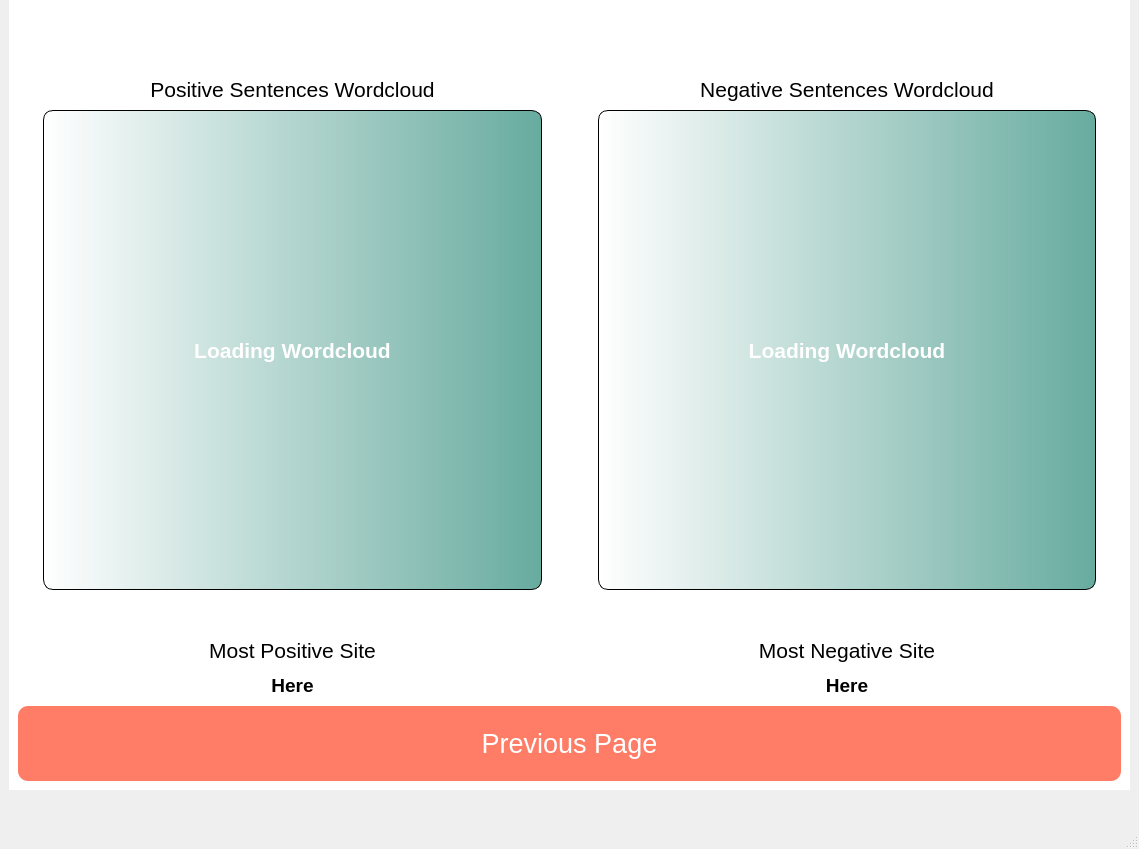
<?xml version="1.0" encoding="UTF-8"?>
<ui version="4.0">
 <class>MetricsDashboard</class>
 <widget class="QMainWindow" name="MetricsDashboard">
  <property name="geometry">
   <rect>
    <x>0</x>
    <y>0</y>
    <width>1139</width>
    <height>849</height>
   </rect>
  </property>
  <property name="sizePolicy">
   <sizepolicy hsizetype="Preferred" vsizetype="Maximum">
    <horstretch>0</horstretch>
    <verstretch>0</verstretch>
   </sizepolicy>
  </property>
  <property name="windowTitle">
   <string>Metrics Dashboard</string>
  </property>
  <property name="windowIcon">
   <iconset resource="../resources/resource.qrc">
    <normaloff>:/newPrefix/icon.png</normaloff>:/newPrefix/icon.png</iconset>
  </property>
  <widget class="QWidget" name="centralwidget">
   <widget class="QStackedWidget" name="stackedWidget">
    <property name="geometry">
     <rect>
      <x>9</x>
      <y>-1</y>
      <width>1121</width>
      <height>791</height>
     </rect>
    </property>
    <property name="sizePolicy">
     <sizepolicy hsizetype="Preferred" vsizetype="Preferred">
      <horstretch>0</horstretch>
      <verstretch>0</verstretch>
     </sizepolicy>
    </property>
    <property name="styleSheet">
     <string notr="true">background-color: rgb(255, 255, 255);</string>
    </property>
    <property name="currentIndex">
     <number>2</number>
    </property>
    <widget class="QWidget" name="chartPage">
     <widget class="QPushButton" name="nextPageButton">
      <property name="geometry">
       <rect>
        <x>10</x>
        <y>690</y>
        <width>1101</width>
        <height>75</height>
       </rect>
      </property>
      <property name="sizePolicy">
       <sizepolicy hsizetype="Preferred" vsizetype="Preferred">
        <horstretch>0</horstretch>
        <verstretch>0</verstretch>
       </sizepolicy>
      </property>
      <property name="minimumSize">
       <size>
        <width>200</width>
        <height>75</height>
       </size>
      </property>
      <property name="font">
       <font>
        <pointsize>20</pointsize>
       </font>
      </property>
      <property name="cursor">
       <cursorShape>PointingHandCursor</cursorShape>
      </property>
      <property name="statusTip">
       <string>Go to the next page</string>
      </property>
      <property name="styleSheet">
       <string notr="true">background-color: rgb(103, 171, 159);
color: rgb(255, 255, 255);
border-radius: 10px;</string>
      </property>
      <property name="text">
       <string>Next Page</string>
      </property>
     </widget>
     <widget class="QWidget" name="">
      <property name="geometry">
       <rect>
        <x>10</x>
        <y>0</y>
        <width>561</width>
        <height>661</height>
       </rect>
      </property>
      <layout class="QVBoxLayout" name="verticalLayout_2">
       <item>
        <widget class="QChartView" name="splitChart">
         <property name="statusTip">
          <string>Split Chart showing the different emotions seen per site.</string>
         </property>
        </widget>
       </item>
       <item>
        <widget class="QChartView" name="lineChart">
         <property name="statusTip">
          <string>Line Chart showing the largest confidence level agreed on by the two classifiers.</string>
         </property>
        </widget>
       </item>
      </layout>
     </widget>
     <widget class="QWidget" name="">
      <property name="geometry">
       <rect>
        <x>600</x>
        <y>30</y>
        <width>511</width>
        <height>601</height>
       </rect>
      </property>
      <layout class="QVBoxLayout" name="verticalLayout_7">
       <item>
        <layout class="QHBoxLayout" name="paramsLayout">
         <item>
          <layout class="QVBoxLayout" name="bLayout">
           <item>
            <layout class="QVBoxLayout" name="verticalLayout_3">
             <item>
              <widget class="QLabel" name="browserUsed">
               <property name="font">
                <font>
                 <pointsize>16</pointsize>
                 <weight>50</weight>
                 <bold>false</bold>
                </font>
               </property>
               <property name="text">
                <string>Browser Used</string>
               </property>
               <property name="alignment">
                <set>Qt::AlignCenter</set>
               </property>
              </widget>
             </item>
            </layout>
           </item>
           <item>
            <layout class="QVBoxLayout" name="verticalLayout_11">
             <item>
              <widget class="QLabel" name="browserUsedEdit">
               <property name="font">
                <font>
                 <pointsize>14</pointsize>
                 <weight>75</weight>
                 <bold>true</bold>
                </font>
               </property>
               <property name="statusTip">
                <string>Chosen browser in the dropdown menu.</string>
               </property>
               <property name="text">
                <string>Opera</string>
               </property>
               <property name="alignment">
                <set>Qt::AlignCenter</set>
               </property>
              </widget>
             </item>
            </layout>
           </item>
          </layout>
         </item>
         <item>
          <layout class="QVBoxLayout" name="dLayout" stretch="0,0">
           <item>
            <layout class="QVBoxLayout" name="verticalLayout_20">
             <item>
              <widget class="QLabel" name="dateUsed">
               <property name="font">
                <font>
                 <pointsize>16</pointsize>
                 <weight>50</weight>
                 <bold>false</bold>
                </font>
               </property>
               <property name="text">
                <string>Date Filter Used</string>
               </property>
               <property name="alignment">
                <set>Qt::AlignCenter</set>
               </property>
              </widget>
             </item>
            </layout>
           </item>
           <item>
            <layout class="QVBoxLayout" name="verticalLayout_4">
             <item>
              <widget class="QLabel" name="dateUsedEdit">
               <property name="font">
                <font>
                 <pointsize>14</pointsize>
                 <weight>75</weight>
                 <bold>true</bold>
                </font>
               </property>
               <property name="statusTip">
                <string>Chosen filter in the dropdown menu.</string>
               </property>
               <property name="text">
                <string>All</string>
               </property>
               <property name="alignment">
                <set>Qt::AlignCenter</set>
               </property>
              </widget>
             </item>
            </layout>
           </item>
          </layout>
         </item>
        </layout>
       </item>
       <item>
        <layout class="QVBoxLayout" name="verticalLayout_6">
         <item>
          <widget class="QLabel" name="label">
           <property name="font">
            <font>
             <pointsize>16</pointsize>
             <weight>50</weight>
             <bold>false</bold>
            </font>
           </property>
           <property name="text">
            <string>Most Positive Sentence Examples</string>
           </property>
           <property name="alignment">
            <set>Qt::AlignCenter</set>
           </property>
          </widget>
         </item>
        </layout>
       </item>
      </layout>
     </widget>
    </widget>
    <widget class="QWidget" name="page">
     <widget class="QWidget" name="">
      <property name="geometry">
       <rect>
        <x>10</x>
        <y>20</y>
        <width>571</width>
        <height>591</height>
       </rect>
      </property>
      <layout class="QVBoxLayout" name="verticalLayout_8">
       <item>
        <widget class="QChartView" name="pieChart">
         <property name="statusTip">
          <string>Pie Chart showing the total amount of each emotion seen while scraping.</string>
         </property>
        </widget>
       </item>
       <item>
        <widget class="QChartView" name="barChart">
         <property name="statusTip">
          <string>Bar Chart showing the most visited sites.</string>
         </property>
        </widget>
       </item>
      </layout>
     </widget>
     <widget class="QWidget" name="">
      <property name="geometry">
       <rect>
        <x>0</x>
        <y>690</y>
        <width>1071</width>
        <height>77</height>
       </rect>
      </property>
      <layout class="QHBoxLayout" name="horizontalLayout">
       <item>
        <widget class="QPushButton" name="previousPageButton_2">
         <property name="sizePolicy">
          <sizepolicy hsizetype="Preferred" vsizetype="Preferred">
           <horstretch>0</horstretch>
           <verstretch>0</verstretch>
          </sizepolicy>
         </property>
         <property name="minimumSize">
          <size>
           <width>200</width>
           <height>75</height>
          </size>
         </property>
         <property name="font">
          <font>
           <pointsize>20</pointsize>
          </font>
         </property>
         <property name="cursor">
          <cursorShape>PointingHandCursor</cursorShape>
         </property>
         <property name="statusTip">
          <string>Go to the previous page</string>
         </property>
         <property name="styleSheet">
          <string notr="true">background-color: rgb(255, 125, 102);
color: rgb(255, 255, 255);
border-radius: 10px;</string>
         </property>
         <property name="text">
          <string>Previous Page</string>
         </property>
        </widget>
       </item>
       <item>
        <widget class="QPushButton" name="nextPageButton_2">
         <property name="sizePolicy">
          <sizepolicy hsizetype="Preferred" vsizetype="Preferred">
           <horstretch>0</horstretch>
           <verstretch>0</verstretch>
          </sizepolicy>
         </property>
         <property name="minimumSize">
          <size>
           <width>200</width>
           <height>75</height>
          </size>
         </property>
         <property name="font">
          <font>
           <pointsize>20</pointsize>
          </font>
         </property>
         <property name="cursor">
          <cursorShape>PointingHandCursor</cursorShape>
         </property>
         <property name="statusTip">
          <string>Go to the next page</string>
         </property>
         <property name="styleSheet">
          <string notr="true">background-color: rgb(103, 171, 159);
color: rgb(255, 255, 255);
border-radius: 10px;</string>
         </property>
         <property name="text">
          <string>Next Page</string>
         </property>
        </widget>
       </item>
      </layout>
     </widget>
    </widget>
    <widget class="QWidget" name="wordCloudPage">
     <layout class="QVBoxLayout" name="verticalLayout_15">
      <item>
       <layout class="QVBoxLayout" name="verticalLayout_13" stretch="4,0,1">
        <item>
         <layout class="QHBoxLayout" name="wordcloudLayouts" stretch="1,1">
          <item>
           <layout class="QVBoxLayout" name="posWordLayout" stretch="1,5">
            <item>
             <layout class="QVBoxLayout" name="verticalLayout_5">
              <item>
               <spacer name="verticalSpacer_2">
                <property name="orientation">
                 <enum>Qt::Vertical</enum>
                </property>
                <property name="sizeHint" stdset="0">
                 <size>
                  <width>20</width>
                  <height>40</height>
                 </size>
                </property>
               </spacer>
              </item>
              <item>
               <widget class="QLabel" name="positiveLabel">
                <property name="minimumSize">
                 <size>
                  <width>0</width>
                  <height>30</height>
                 </size>
                </property>
                <property name="font">
                 <font>
                  <pointsize>16</pointsize>
                 </font>
                </property>
                <property name="text">
                 <string>Positive Sentences Wordcloud</string>
                </property>
                <property name="alignment">
                 <set>Qt::AlignCenter</set>
                </property>
               </widget>
              </item>
             </layout>
            </item>
            <item>
             <layout class="QVBoxLayout" name="verticalLayout_10">
              <property name="leftMargin">
               <number>25</number>
              </property>
              <property name="topMargin">
               <number>0</number>
              </property>
              <property name="rightMargin">
               <number>25</number>
              </property>
              <property name="bottomMargin">
               <number>0</number>
              </property>
              <item>
               <widget class="QLabel" name="positiveWordcloud">
                <property name="sizePolicy">
                 <sizepolicy hsizetype="Expanding" vsizetype="Expanding">
                  <horstretch>0</horstretch>
                  <verstretch>0</verstretch>
                 </sizepolicy>
                </property>
                <property name="baseSize">
                 <size>
                  <width>0</width>
                  <height>0</height>
                 </size>
                </property>
                <property name="font">
                 <font>
                  <pointsize>16</pointsize>
                  <weight>75</weight>
                  <bold>true</bold>
                 </font>
                </property>
                <property name="statusTip">
                 <string>Most positive words found in the scraped sentences.</string>
                </property>
                <property name="layoutDirection">
                 <enum>Qt::LeftToRight</enum>
                </property>
                <property name="styleSheet">
                 <string notr="true">background-color: qlineargradient(spread:pad, x1:0, y1:0, x2:1, y2:0, stop:0 rgba(255, 255, 255, 255), stop:1 rgba(103, 171, 159,255));
color: rgb(255, 255, 255);
border: 1px solid black;
border-radius: 10px;</string>
                </property>
                <property name="frameShape">
                 <enum>QFrame::Panel</enum>
                </property>
                <property name="frameShadow">
                 <enum>QFrame::Raised</enum>
                </property>
                <property name="lineWidth">
                 <number>1</number>
                </property>
                <property name="text">
                 <string>Loading Wordcloud</string>
                </property>
                <property name="scaledContents">
                 <bool>true</bool>
                </property>
                <property name="alignment">
                 <set>Qt::AlignCenter</set>
                </property>
                <property name="margin">
                 <number>0</number>
                </property>
                <property name="indent">
                 <number>4</number>
                </property>
               </widget>
              </item>
             </layout>
            </item>
           </layout>
          </item>
          <item>
           <layout class="QVBoxLayout" name="negWordLayout" stretch="1,5">
            <item>
             <layout class="QVBoxLayout" name="verticalLayout_12">
              <item>
               <spacer name="verticalSpacer_3">
                <property name="orientation">
                 <enum>Qt::Vertical</enum>
                </property>
                <property name="sizeHint" stdset="0">
                 <size>
                  <width>20</width>
                  <height>40</height>
                 </size>
                </property>
               </spacer>
              </item>
              <item>
               <widget class="QLabel" name="negativeLabel">
                <property name="minimumSize">
                 <size>
                  <width>0</width>
                  <height>30</height>
                 </size>
                </property>
                <property name="font">
                 <font>
                  <pointsize>16</pointsize>
                 </font>
                </property>
                <property name="text">
                 <string>Negative Sentences Wordcloud</string>
                </property>
                <property name="alignment">
                 <set>Qt::AlignCenter</set>
                </property>
               </widget>
              </item>
             </layout>
            </item>
            <item>
             <layout class="QVBoxLayout" name="verticalLayout_14">
              <property name="leftMargin">
               <number>25</number>
              </property>
              <property name="topMargin">
               <number>0</number>
              </property>
              <property name="rightMargin">
               <number>25</number>
              </property>
              <property name="bottomMargin">
               <number>0</number>
              </property>
              <item>
               <widget class="QLabel" name="negativeWordcloud">
                <property name="font">
                 <font>
                  <pointsize>16</pointsize>
                  <weight>75</weight>
                  <bold>true</bold>
                 </font>
                </property>
                <property name="statusTip">
                 <string>Most negative words found in the scraped sentences.</string>
                </property>
                <property name="styleSheet">
                 <string notr="true">background-color: qlineargradient(spread:pad, x1:0, y1:0, x2:1, y2:0, stop:0 rgba(255, 255, 255, 255), stop:1 rgba(103, 171, 159,255));
color: rgb(255, 255, 255);
border: 1px solid black;
border-radius: 10px;</string>
                </property>
                <property name="text">
                 <string>Loading Wordcloud</string>
                </property>
                <property name="alignment">
                 <set>Qt::AlignCenter</set>
                </property>
               </widget>
              </item>
             </layout>
            </item>
           </layout>
          </item>
         </layout>
        </item>
        <item>
         <spacer name="verticalSpacer">
          <property name="orientation">
           <enum>Qt::Vertical</enum>
          </property>
          <property name="sizeHint" stdset="0">
           <size>
            <width>20</width>
            <height>40</height>
           </size>
          </property>
         </spacer>
        </item>
        <item>
         <layout class="QVBoxLayout" name="textButtonLayout">
          <item>
           <layout class="QHBoxLayout" name="textLayout">
            <item>
             <layout class="QVBoxLayout" name="pLayout" stretch="0,0">
              <item>
               <layout class="QVBoxLayout" name="verticalLayout_9" stretch="0">
                <item>
                 <widget class="QLabel" name="posSiteLabel">
                  <property name="font">
                   <font>
                    <pointsize>16</pointsize>
                    <weight>50</weight>
                    <bold>false</bold>
                   </font>
                  </property>
                  <property name="text">
                   <string>Most Positive Site</string>
                  </property>
                  <property name="alignment">
                   <set>Qt::AlignCenter</set>
                  </property>
                 </widget>
                </item>
               </layout>
              </item>
              <item>
               <layout class="QVBoxLayout" name="verticalLayout">
                <item>
                 <widget class="QLabel" name="posSiteEdit">
                  <property name="font">
                   <font>
                    <pointsize>14</pointsize>
                    <weight>75</weight>
                    <bold>true</bold>
                   </font>
                  </property>
                  <property name="statusTip">
                   <string>Click here to open the most positive website in your browser.</string>
                  </property>
                  <property name="styleSheet">
                   <string notr="true">color: rgb(0, 0, 0);</string>
                  </property>
                  <property name="text">
                   <string>Here</string>
                  </property>
                  <property name="alignment">
                   <set>Qt::AlignCenter</set>
                  </property>
                  <property name="openExternalLinks">
                   <bool>true</bool>
                  </property>
                 </widget>
                </item>
               </layout>
              </item>
             </layout>
            </item>
            <item>
             <layout class="QVBoxLayout" name="nLayout">
              <item>
               <layout class="QVBoxLayout" name="verticalLayout_17">
                <item>
                 <widget class="QLabel" name="negSiteLabel">
                  <property name="font">
                   <font>
                    <pointsize>16</pointsize>
                    <weight>50</weight>
                    <bold>false</bold>
                   </font>
                  </property>
                  <property name="text">
                   <string>Most Negative Site</string>
                  </property>
                  <property name="alignment">
                   <set>Qt::AlignCenter</set>
                  </property>
                 </widget>
                </item>
               </layout>
              </item>
              <item>
               <layout class="QVBoxLayout" name="verticalLayout_16">
                <item>
                 <widget class="QLabel" name="negSiteEdit">
                  <property name="font">
                   <font>
                    <pointsize>14</pointsize>
                    <weight>75</weight>
                    <bold>true</bold>
                   </font>
                  </property>
                  <property name="statusTip">
                   <string>Click here to open the most negative website in your browser.</string>
                  </property>
                  <property name="styleSheet">
                   <string notr="true">color: rgb(0, 0, 0);</string>
                  </property>
                  <property name="text">
                   <string>Here</string>
                  </property>
                  <property name="alignment">
                   <set>Qt::AlignCenter</set>
                  </property>
                  <property name="openExternalLinks">
                   <bool>true</bool>
                  </property>
                 </widget>
                </item>
               </layout>
              </item>
             </layout>
            </item>
           </layout>
          </item>
          <item>
           <layout class="QVBoxLayout" name="buttonLayout">
            <property name="leftMargin">
             <number>0</number>
            </property>
            <property name="topMargin">
             <number>0</number>
            </property>
            <property name="rightMargin">
             <number>0</number>
            </property>
            <property name="bottomMargin">
             <number>0</number>
            </property>
            <item>
             <widget class="QPushButton" name="previousPageButton">
              <property name="sizePolicy">
               <sizepolicy hsizetype="Preferred" vsizetype="Preferred">
                <horstretch>0</horstretch>
                <verstretch>0</verstretch>
               </sizepolicy>
              </property>
              <property name="minimumSize">
               <size>
                <width>200</width>
                <height>75</height>
               </size>
              </property>
              <property name="font">
               <font>
                <pointsize>20</pointsize>
               </font>
              </property>
              <property name="cursor">
               <cursorShape>PointingHandCursor</cursorShape>
              </property>
              <property name="statusTip">
               <string>Go to the previous page</string>
              </property>
              <property name="styleSheet">
               <string notr="true">background-color: rgb(255, 125, 102);
color: rgb(255, 255, 255);
border-radius: 10px;</string>
              </property>
              <property name="text">
               <string>Previous Page</string>
              </property>
             </widget>
            </item>
           </layout>
          </item>
         </layout>
        </item>
       </layout>
      </item>
     </layout>
    </widget>
   </widget>
  </widget>
  <widget class="QMenuBar" name="menubar">
   <property name="geometry">
    <rect>
     <x>0</x>
     <y>0</y>
     <width>1139</width>
     <height>26</height>
    </rect>
   </property>
  </widget>
  <widget class="QStatusBar" name="statusbar"/>
 </widget>
 <customwidgets>
  <customwidget>
   <class>QChartView</class>
   <extends>QGraphicsView</extends>
   <header>PyQt5.QtChart</header>
  </customwidget>
 </customwidgets>
 <resources>
  <include location="../resources/resource.qrc"/>
 </resources>
 <connections/>
</ui>
